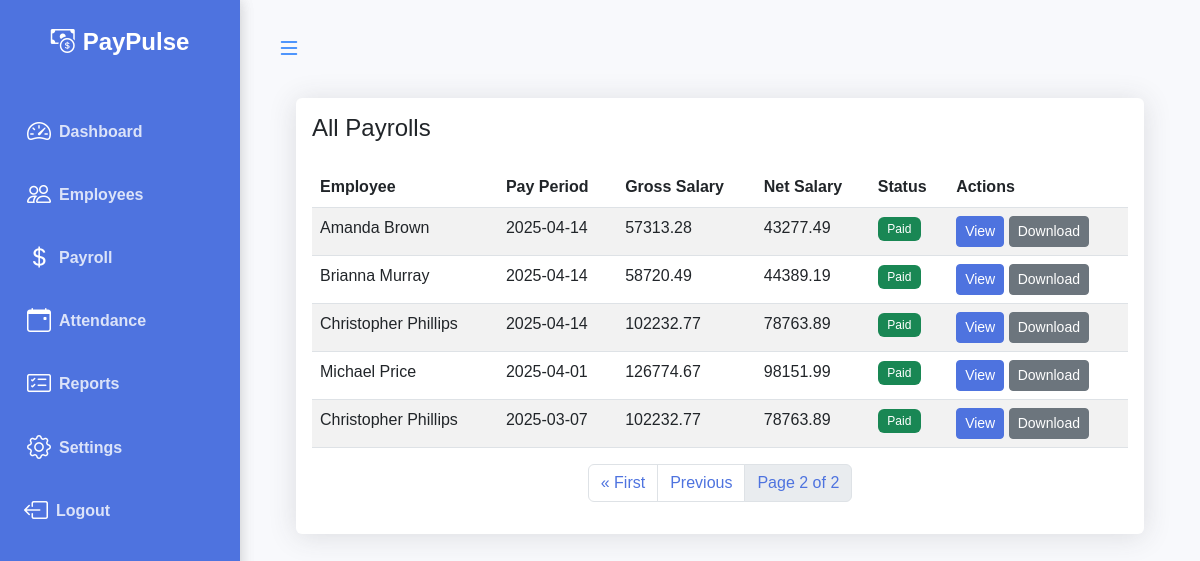
Page /payrolls/?page=2 (signed in) on the earlier database version.
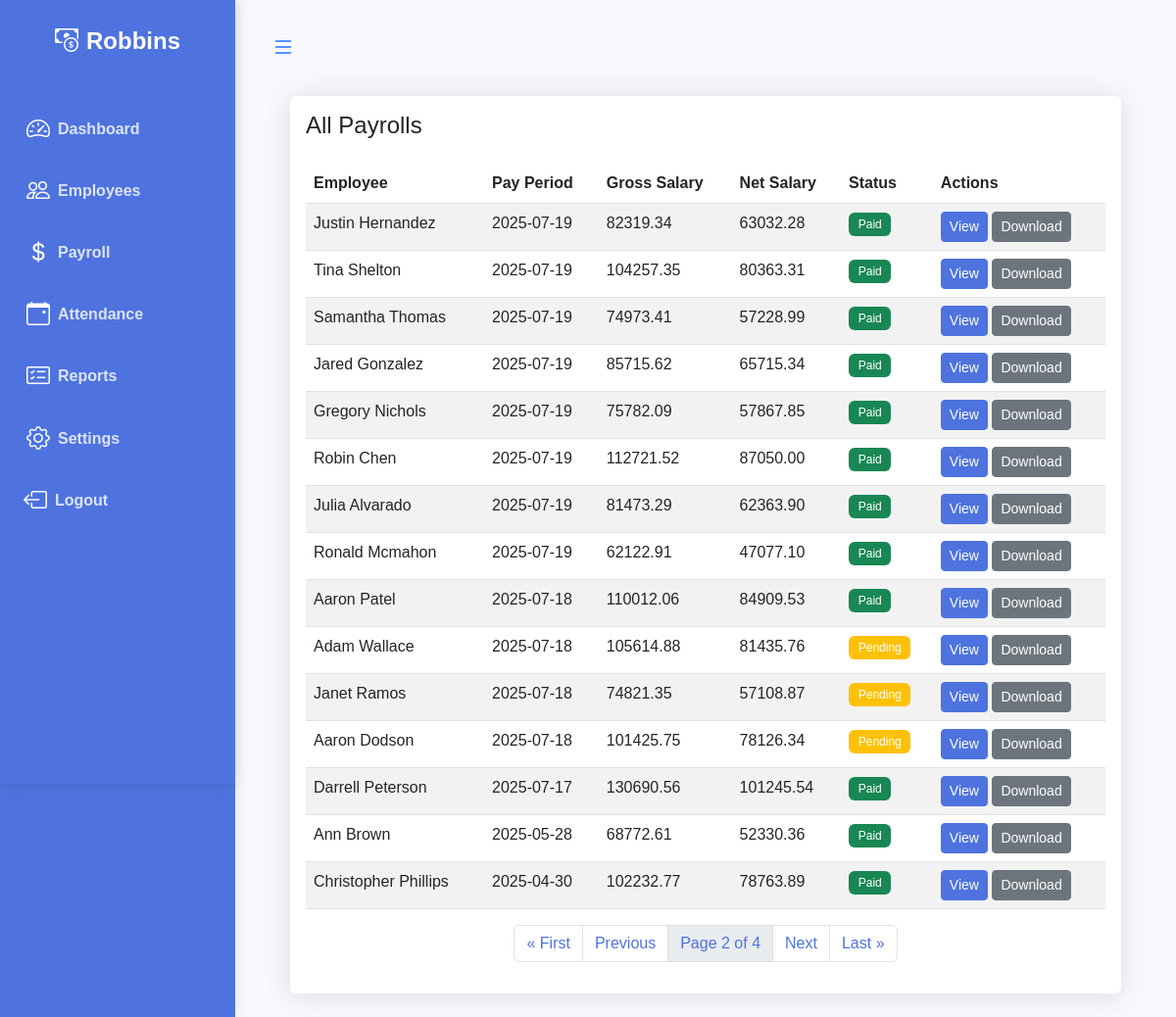
Same page on the later database version.
### payroll/models.py (models this page shows, shortened)
class Payroll(models.Model):
    reference_id = models.CharField(
        max_length=50,  # Increased length to accommodate UUID
        unique=True,
        help_text="Unique reference ID for this payroll",
        editable=False  # Prevent manual editing
    )
    PAYMENT_STATUS_CHOICES = [
        ('paid', 'Paid'),
        ('pending', 'Pending'),
    ]
    employee = models.ForeignKey(Employee, on_delete=models.CASCADE, related_name='payrolls')
    pay_period = models.DateField(
        default=timezone.now,
        help_text="Period for which this payroll is generated"
    )
    gross_salary = models.DecimalField(max_digits=10, decimal_places=2)
    total_allowances = models.DecimalField(max_digits=10, decimal_places=2, default=0.00)
    total_deductions = models.DecimalField(max_digits=10, decimal_places=2, default=0.00)
    net_salary = models.DecimalField(max_digits=10, decimal_places=2)
    payment_status = models.CharField(
        max_length=20,
        choices=PAYMENT_STATUS_CHOICES,
        default='pending'
    )
    payment_date = models.DateField(blank=True, null=True)
    created_at = models.DateTimeField(auto_now_add=True)
    updated_at = models.DateTimeField(auto_now=True)
    tax_rate = models.DecimalField(max_digits=5, decimal_places=2, default=0)
    health_insurance = models.DecimalField(max_digits=10, decimal_places=2, default=0)
    retirement_rate = models.DecimalField(max_digits=5, decimal_places=2, default=0)
    tax_amount = models.DecimalField(max_digits=10, decimal_places=2, default=0)
    retirement_amount = models.DecimalField(max_digits=10, decimal_places=2, default=0)
    class Meta:
        ordering = ['-pay_period', 'employee__first_name']
        unique_together = ['employee', 'pay_period']

class Employee(models.Model):
    ACTIVE_STATUS = [
        ('active', 'Active'),
        ('on_leave', 'On Leave'),
        ('probation', 'Probation'),
    ]
    DEPARTMENT_CHOICES = [
        ('engineering', 'Engineering'),
        ('marketing', 'Marketing'),
        ('sales', 'Sales'),
        ('human_resource', 'Human Resource'),
        ('finance', 'Finance'),
        ('design', 'Design'),
    ]
    first_name = models.CharField(max_length=30)
    last_name = models.CharField(max_length=30)
    email = models.EmailField()
    phone_number = models.CharField(max_length=15, blank=True, null=True)
    hire_date = models.DateField()
    department = models.CharField(
        max_length=20,
        choices=DEPARTMENT_CHOICES,
        null=True,
        blank=True,
    )
    salary = models.DecimalField(max_digits=10, decimal_places=2)
    is_active = models.CharField(
        max_length=10,
        choices=ACTIVE_STATUS,
        default='active',
    )

class Company(models.Model):
    name = models.CharField(max_length=255)
    logo = models.ImageField(upload_to='logos/', null=True, blank=True)

### payroll/views.py (the view)
# urls.py: path('payrolls/', views.payroll_list, name='payroll_list'),
@login_required
def payroll_list(request):
    payrolls_list = Payroll.objects.all().order_by('-pay_period')
    paginator = Paginator(payrolls_list, 15)  # Show 15 payrolls per page
    page = request.GET.get('page')
    try:
        payrolls = paginator.page(page)
    except PageNotAnInteger:
        payrolls = paginator.page(1)
    except EmptyPage:
        payrolls = paginator.page(paginator.num_pages)
    context = {
        'payrolls': payrolls,
        'title': 'Payroll List'
    }
    return render(request, 'payroll/payroll_list.html', context)

### payroll/templatetags/company_tags.py (called while the page is built)
@register.simple_tag
def get_company_name():
    company = Company.objects.first()
    return company.name if company else "PayPulse"

### payroll/templates/payroll/payroll_list.html (shortened to what this page needs)
{% extends 'base.html' %}
{% load static %}
{% block content %}
<div class="container-fluid px-4">
    <div class="row mb-4">
        <div class="col-12">
            <div class="card border-0 shadow">
                <div class="card-body">
                    <h4 class="card-title mb-4">All Payrolls</h4>
                    <div class="table-responsive">
                        <table class="table table-striped">
                            <thead>
                                <tr>
                                    <th>Employee</th>
                                    <th>Pay Period</th>
                                    <th>Gross Salary</th>
                                    <th>Net Salary</th>
                                    <th>Status</th>
                                    <th>Actions</th>
                                </tr>
                            </thead>
                            <tbody>
                                {% for payroll in payrolls %}
                                    <tr>
                                        <td>{{ payroll.employee.first_name }} {{ payroll.employee.last_name }}</td>
                                        <td>{{ payroll.pay_period|date:"Y-m-d" }}</td>
                                        <td>{{ payroll.gross_salary }}</td>
                                        <td>{{ payroll.net_salary }}</td>
                                        <td>
                                            <span class="badge {% if payroll.payment_status == 'paid' %}bg-success{% else %}bg-warning{% endif %}">
                                                {{ payroll.get_payment_status_display }}
                                            </span>
                                        </td>
                                        <td>
                                            <a href="{% url 'payroll_detail' payroll.id %}" class="btn btn-sm btn-primary">View</a>
                                            <a href="{% url 'generate_payroll_pdf' payroll.id %}" class="btn btn-sm btn-secondary">Download</a>
                                        </td>
                                    </tr>
                                {% endfor %}
                            </tbody>
                        </table>
                    </div>
                    {% if payrolls.has_other_pages %}
                        <nav aria-label="Page navigation">
                            <ul class="pagination justify-content-center">
                                {% if payrolls.has_previous %}
                                    <li class="page-item"><a class="page-link" href="?page=1">&laquo; First</a></li>
                                    <li class="page-item"><a class="page-link" href="?page={{ payrolls.previous_page_number }}">Previous</a></li>
                                {% endif %}
                                <li class="page-item disabled"><a class="page-link" href="#">Page {{ payrolls.number }} of {{ payrolls.paginator.num_pages }}</a></li>
                                {% if payrolls.has_next %}
                                    <li class="page-item"><a class="page-link" href="?page={{ payrolls.next_page_number }}">Next</a></li>
                                    <li class="page-item"><a class="page-link" href="?page={{ payrolls.paginator.num_pages }}">Last &raquo;</a></li>
                                {% endif %}
                            </ul>
                        </nav>
                    {% endif %}
                </div>
            </div>
        </div>
    </div>
</div>
{% endblock %}

### templates/sidebar.html (shortened to what this page needs)
{% load company_tags %}
<div class="bg-primary-dark" id="sidebar-wrapper">
      <div class="sidebar-heading text-center py-4 fs-4 fw-bold text-white">
        <i class="bi bi-cash-coin me-2"></i><span class="sidebar-label">{% get_company_name %}</span>
      </div>
      <div class="list-group list-group-flush my-3">
        <a href="{% url 'index'%}" class="list-group-item list-group-item-action bg-transparent second-text fw-bold {% if request.resolver_match.url_name == 'index' %}active{% endif %}">
          <i class="bi bi-speedometer2 me-2"></i><span class="sidebar-label">Dashboard</span>
        </a>
        <a href="{% url 'employee_list'%}" class="list-group-item list-group-item-action bg-transparent second-text fw-bold {% if request.resolver_match.url_name == 'employee_list' %}active{% endif %}">
          <i class="bi bi-people me-2"></i><span class="sidebar-label">Employees</span>
        </a>
        <a href="{% url 'payroll'%}" class="list-group-item list-group-item-action bg-transparent second-text fw-bold {% if request.resolver_match.url_name == 'payroll' %}active{% endif %}">
          <i class="bi bi-currency-dollar me-2"></i><span class="sidebar-label">Payroll</span>
        </a>
        <a href="#" class="list-group-item list-group-item-action bg-transparent second-text fw-bold">
          <i class="bi bi-calendar-event me-2"></i><span class="sidebar-label">Attendance</span>
        </a>
        <a href="{% url 'reports' %}" class="list-group-item list-group-item-action bg-transparent second-text fw-bold {% if request.resolver_match.url_name == 'reports' %}active{% endif %}">
          <i class="bi bi-card-checklist me-2"></i><span class="sidebar-label">Reports</span>
        </a>
        <a href="{% url 'company_settings' %}" class="list-group-item list-group-item-action bg-transparent second-text fw-bold {% if request.resolver_match.url_name == 'company_settings' %}active{% endif %}">
          <i class="bi bi-gear me-2"></i><span class="sidebar-label">Settings</span>
        </a>
        {% if user.is_authenticated %}
        <a href="#" onclick="event.preventDefault(); document.getElementById('logout-form').submit();" class="list-group-item list-group-item-action bg-transparent text-danger fw-bold border-0 w-100 text-start">
          <i class="bi bi-box-arrow-left me-2"></i><span class="sidebar-label">Logout</span>
        </a>
        {% else %}
        <a href="{% url 'login' %}" class="list-group-item list-group-item-action bg-transparent second-text fw-bold">
          <i class="bi bi-box-arrow-in-right me-2"></i><span class="sidebar-label">Login</span>
        </a>
        {% endif %}
      </div>
    </div>

Differences in the rows shown:
no longer on this page (row unchanged): Payroll: employee.first_name "Amanda", employee.last_name "Brown", pay_period "2025-04-14", gross_salary "57313.28", net_salary "43277.49", payment_status "Paid"
no longer on this page (row unchanged): Payroll: employee.first_name "Brianna", employee.last_name "Murray", pay_period "2025-04-14", gross_salary "58720.49", net_salary "44389.19", payment_status "Paid"
no longer on this page (row unchanged): Payroll: employee.first_name "Christopher", employee.last_name "Phillips", pay_period "2025-04-14", gross_salary "102232.77", net_salary "78763.89", payment_status "Paid"
no longer on this page (row unchanged): Payroll: employee.first_name "Michael", employee.last_name "Price", pay_period "2025-04-01", gross_salary "126774.67", net_salary "98151.99", payment_status "Paid"
no longer on this page (row unchanged): Payroll: employee.first_name "Christopher", employee.last_name "Phillips", pay_period "2025-03-07", gross_salary "102232.77", net_salary "78763.89", payment_status "Paid"
added Company: name "Robbins"
added Payroll: employee.first_name "Justin", employee.last_name "Hernandez", pay_period "2025-07-19", gross_salary "82319.34", net_salary "63032.28", payment_status "Paid"
added Payroll: employee.first_name "Tina", employee.last_name "Shelton", pay_period "2025-07-19", gross_salary "104257.35", net_salary "80363.31", payment_status "Paid"
added Payroll: employee.first_name "Samantha", employee.last_name "Thomas", pay_period "2025-07-19", gross_salary "74973.41", net_salary "57228.99", payment_status "Paid"
added Payroll: employee.first_name "Jared", employee.last_name "Gonzalez", pay_period "2025-07-19", gross_salary "85715.62", net_salary "65715.34", payment_status "Paid"
added Payroll: employee.first_name "Gregory", employee.last_name "Nichols", pay_period "2025-07-19", gross_salary "75782.09", net_salary "57867.85", payment_status "Paid"
added Payroll: employee.first_name "Robin", employee.last_name "Chen", pay_period "2025-07-19", gross_salary "112721.52", net_salary "87050.00", payment_status "Paid"
added Payroll: employee.first_name "Julia", employee.last_name "Alvarado", pay_period "2025-07-19", gross_salary "81473.29", net_salary "62363.90", payment_status "Paid"
added Payroll: employee.first_name "Ronald", employee.last_name "Mcmahon", pay_period "2025-07-19", gross_salary "62122.91", net_salary "47077.10", payment_status "Paid"
added Payroll: employee.first_name "Aaron", employee.last_name "Patel", pay_period "2025-07-18", gross_salary "110012.06", net_salary "84909.53", payment_status "Paid"
added Payroll: employee.first_name "Adam", employee.last_name "Wallace", pay_period "2025-07-18", gross_salary "105614.88", net_salary "81435.76", payment_status "Pending"
added Payroll: employee.first_name "Janet", employee.last_name "Ramos", pay_period "2025-07-18", gross_salary "74821.35", net_salary "57108.87", payment_status "Pending"
added Payroll: employee.first_name "Aaron", employee.last_name "Dodson", pay_period "2025-07-18", gross_salary "101425.75", net_salary "78126.34", payment_status "Pending"
added Payroll: employee.first_name "Darrell", employee.last_name "Peterson", pay_period "2025-07-17", gross_salary "130690.56", net_salary "101245.54", payment_status "Paid"
now on this page (row unchanged): Payroll: employee.first_name "Ann", employee.last_name "Brown", pay_period "2025-05-28", gross_salary "68772.61", net_salary "52330.36", payment_status "Paid"
now on this page (row edited): Payroll: employee.first_name "Christopher", employee.last_name "Phillips", pay_period "2025-04-30", gross_salary "102232.77", net_salary "78763.89", payment_status "Paid"
Other differences:
{{ payrolls.paginator.num_pages }}: "2" → "4"
text no longer shown: "PayPulse"
text now shown: "Next Last »"
